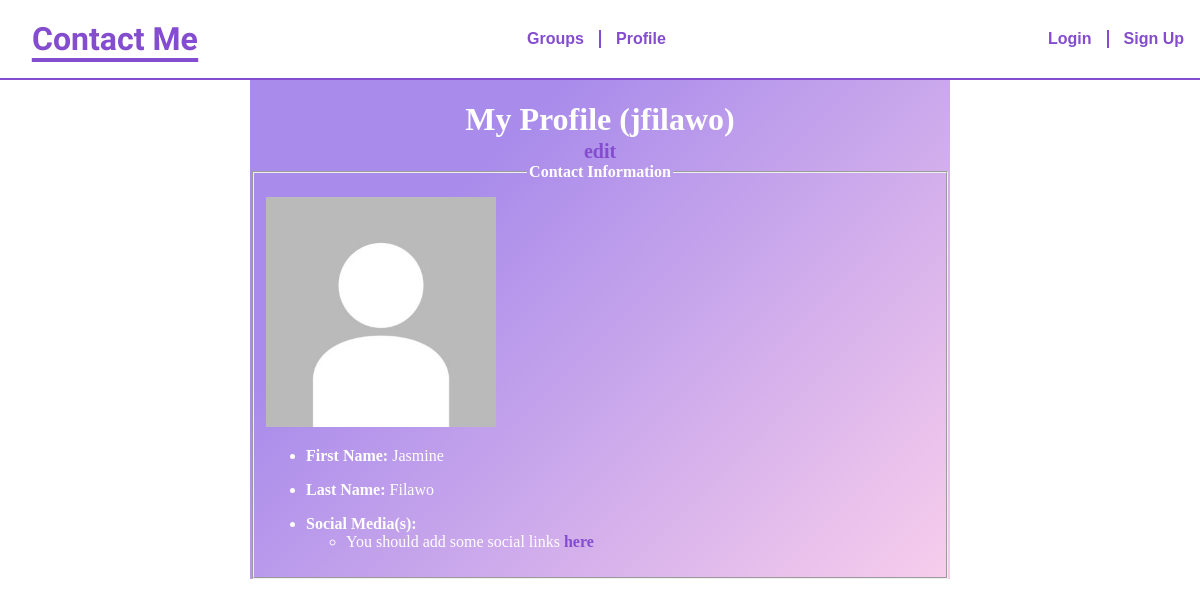
/personalprofile.php?user=13 (signed in), run on the app's committed database.
### tables this page shows
CREATE TABLE `users` (
  `userid` int(11) NOT NULL,
  `username` varchar(255) NOT NULL,
  `pass` varchar(255) NOT NULL,
  `fname` varchar(100) NOT NULL,
  `lname` varchar(255) NOT NULL,
  `email` varchar(320) NOT NULL,
  `links` longtext DEFAULT NULL,
  `is_admin` tinyint(1) DEFAULT 0,
  `photo_location` longtext NOT NULL DEFAULT 'uploads/360_F_64676383_LdbmhiNM6Ypzb3FM4PPuFP9rHe7ri8Ju.jpg',
  `sec_question` int(11) NOT NULL,
  `sec_answer` varchar(255) NOT NULL
);

### personalprofile.php (the view, shortened to what this page needs)
<?php
    if (isset($_SESSION['username'])) {
      function echoLinksList($links, $whitelist) {
         $str='';
         if (!(empty($links))) {
            $links = json_decode($links, true);
            $whitelist = json_decode($whitelist, true);
            $str .= "<ul>";
            $i=0;
            foreach ($links as $platform => $handle) {
               if ($_SESSION['id'] == $_GET['user']  || in_array($platform, $whitelist)) {
                  if ($handle[0] === '@') {
                     $str .= "<li>$platform: $handle</li>";
                  } else {
                     if ($handle[0] != 'h' || $handle[1] != 't' || $handle[2] != 't' || $handle[3] != 'p'){
                        $handle = "http://" . $handle;
                     }
                     $str .= "<li><a href='$handle'>$platform</a></li>";
                  }
               }
               $i++;
            }
            $str .= "</ul>";
         } else {
            $userid = $_SESSION['id'];
            $useridViewing = $_GET['user'];
            if ($userid ===  $useridViewing) {
               $str .= "<ul> <li> You should add some social links <a href='./profile.php?user=$userid'>here</a> </li> </ul> ";
            } else {
               $str .= "<ul> <li>User has not added any social media</li> </ul>";
            }
         }
         return $str;
      }
?>
<!DOCTYPE html>
<html lang="en">
<head>
  <link rel="stylesheet" href="./src/styles/style.css">
  <link rel="stylesheet" href="./src/styles/personalprofile.css">
</head>
<body>
<div id="bodyBlock">
      <?php
         $dbusername= "root";
         $dbpassword = "group2websys";
         $conn = new PDO('mysql:host=localhost;dbname=contactme',$dbusername, $dbpassword);
         $useridOnScreen = '';
         if (isset($_GET['user'])) {
            $useridOnScreen = $_GET['user'];
         }
         $stmt = "SELECT * FROM users WHERE userid = :u";
         $results = $conn->prepare($stmt);
         $results->execute(array(':u' => $useridOnScreen));
         $whitelist = '';
         $results = $results->fetchAll();
         foreach($results as $user){
            $source = $user['photo_location'];
            $firstname = $user['fname'];
            $lastname = $user['lname'];
            $links = $user['links'];
            $username = $user['username'];
            $userid = $user['userid'];
            $editBtn = '';
            if ($user['userid'] == $_SESSION['id']) {
               $heading = "My Profile ($username)";
               $editBtn = "<a id='edit-profile' href='./profile.php?user=$userid'>edit</a>";
            } else {
               $heading = "$username's Profile";
            }
            echo(
               "
               <h1>$heading</h1> $editBtn
               <fieldset>
                     <img src='./$source' alt='photo of $firstname $lastname'>
                  <legend><b>Contact Information</b></legend>
                  <ul>
                        <li> <b>First Name:</b> $firstname</li>
                     </ul>
                     <ul>
                        <li><b>Last Name:</b> $lastname</li>
                     </ul>
                     <ul>
                        <li>
                        <b>Social Media(s):</b>" . echoLinksList($links, $whitelist) . "
                        </li>
                     </ul>
               </fieldset>
        ");
         }
      ?>
    </div>
</body>
</html>
<?php
  } else {
    header("Location: login.php?error=You must be logged in to access someone's profile!");
    exit();
  }
?>

### src/styles/style.css (style rules this page uses)
:root { --clr-dark: #000000; --clr-light: #ffffff; --clr-accent: #844cce; --clr--accent-compliment: #96CE4C; --fw-normal: 400; --fw-bold: 700; --f-logo: 'Kalam', cursive; }
body, html { margin: 0; padding: 0; min-height: 100%; width: 100%; font-family: 'Cabin', sans-serif; background-color: var(--clr-light); color: var(--clr-dark) }
*, *::before, *::after { box-sizing: border-box; }
a { text-decoration: none; font-weight: var(--fw-bold); color: var(--clr-accent) }

### src/styles/personalprofile.css (style rules this page uses)
body, html { font-family: Arial, Helvetica, sans-serif; background-image: url("../img/mountain.jpg"); background-repeat: no-repeat; background-size: 100%; background-attachment: fixed; width: 100%; height: 700px; }
legend { text-align: center; }
#bodyBlock { width: 700px; margin: auto; background-image: linear-gradient(315deg, #f8ceec 0%, #a88beb 74%); font-family: 'Times New Roman', Times, serif; display: flex; flex-direction: column; }
#bodyBlock img { width:230px; height:230px; overflow: hidden; object-fit: cover; object-position: center; }
#bodyBlock h1 { color: white; text-align: center; }
fieldset { padding-top: 1em; color: white; }
#edit-profile { text-align: center; margin-top: -1em; font-size: 20px; }

### data on the page
users: username "My Profile (jfilawo)", photo_location (picture), fname "Jasmine", lname "Filawo"
